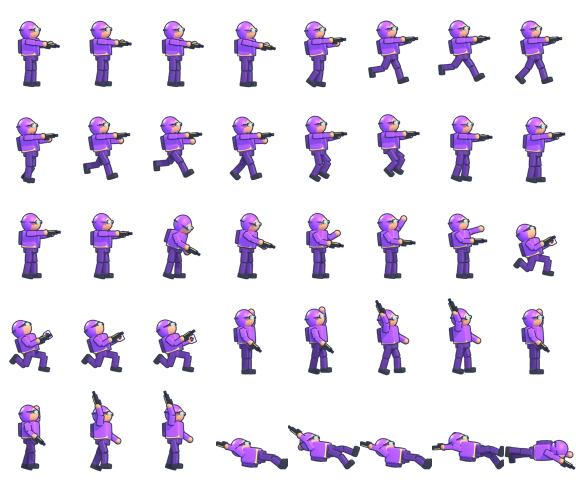
#> input picture prac3/art/fighter-hero-epic.webp, 1152 x 960 px, given in place of 00.png, which was not available (shown at 1/2 size)
$ python pack_fighters.py ../../prac3/art
#> lines starting #> are read from the running program, lines starting #| are printed output that depends on the picture
"""Pack the fighter frames rendered by game3/art/fighters.py into one sprite sheet each.

    python pack_fighters.py RENDER_DIR

Each sheet (prac3/art/fighter-NAME.webp) is 8 frames across and 9 down (70 frames), every frame 144 x 192,
in the order of ANIMS in fighters.py. game3/arena.js reads them in that order; the feet of a
standing fighter sit at (62, 172) in its frame.
"""
import os, sys
from PIL import Image

SRC = sys.argv[1]
ROOT = os.path.dirname(os.path.dirname(os.path.dirname(os.path.abspath(__file__))))
FW, FH, COLS, N = 144, 192, 8, 70
NAMES = ["hero-common", "hero-rare", "hero-epic", "hero-legendary", "ranger", "knight", "robot", "king"]

for name in NAMES:
    sheet = Image.new("RGBA", (FW * COLS, FH * ((N + COLS - 1) // COLS)), (0, 0, 0, 0))
#> sheet: PIL image 1152x1728 RGBA; every value is 0
    for i in range(N):
        im = Image.open(os.path.join(SRC, name, f"{i:02d}.png")).convert("RGBA").resize((FW, FH), Image.LANCZOS)
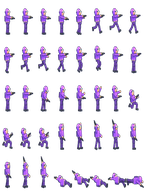
#> im: PIL image 144x192 RGBA; mean R, G, B, A 33.3, 25, 46.3, 44.6; transparent parts drawn white
        sheet.alpha_composite(im, ((i % COLS) * FW, (i // COLS) * FH))
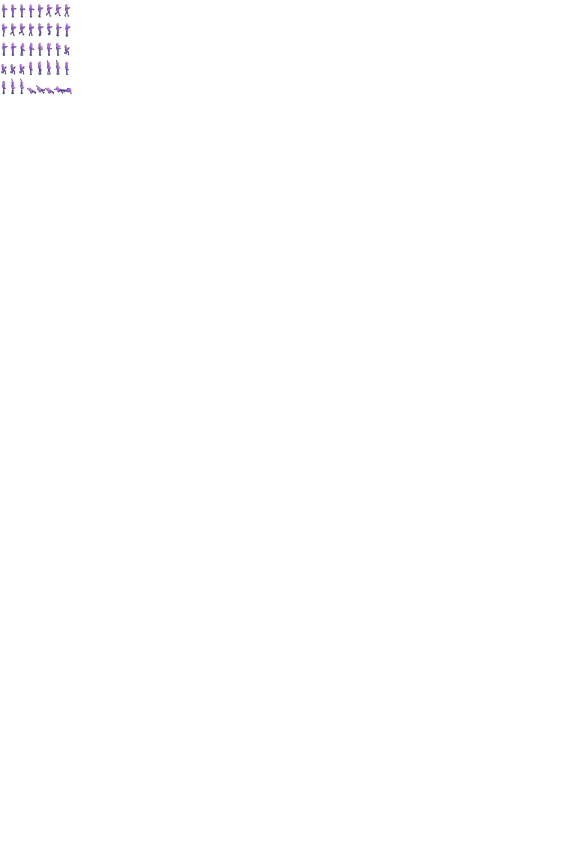
#> sheet: PIL image 1152x1728 RGBA (shown at 1/2 size); mean R, G, B, A 0.5, 0.3, 0.6, 0.6; transparent parts drawn white
#> (the run stopped early here; a loop or call above may not have finished)
